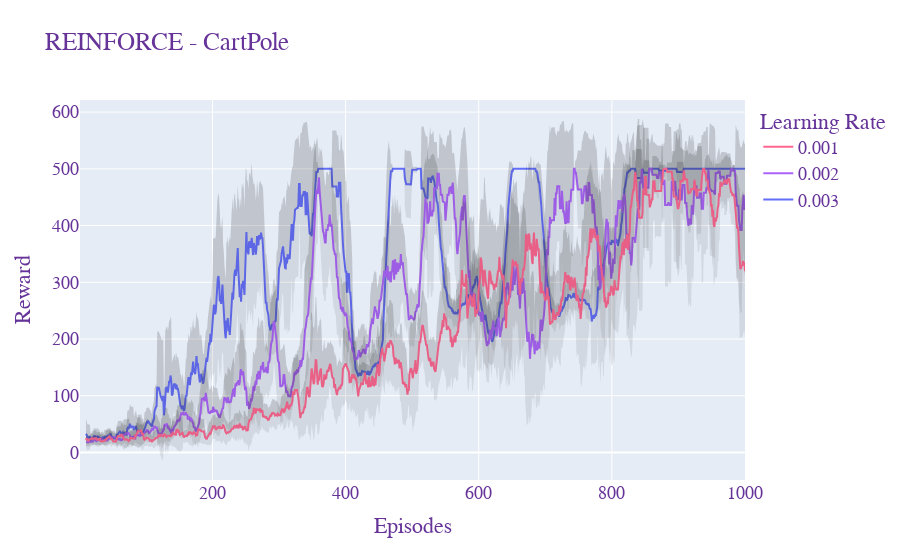

This figure's notebook cell:
### Code cell
import gym
from torchvision.transforms import Grayscale, Resize, Normalize
import gym_super_mario_bros
from gym_super_mario_bros.actions import SIMPLE_MOVEMENT
from nes_py.wrappers import JoypadSpace
import numpy as np
import torch
import torch.nn as nn
import torch.optim as optim
import plotly.graph_objects as go
import pandas as pd
import imageio
import os

# Shape of input images = (240, 256, 3) (height, width, channels) in SMB
PROCESSED_IMG_SIZE = (84, 84)
# How many frames to stack together per observation in SMB
NUM_STACKED_FRAMES = 4
# Alpha step size
LEARNING_RATE = 3e-3
# Discount factor
GAMMA = 0.99
# How many episodes to train for
NUM_EPISODES = 1000
# Capture a video of the agent playing every n episodes
CAPTURE_EVERY_N_EPISODES = 250

# Observe the last of the past 4 frames to speed up training
class SkipFrames(gym.Wrapper):
    def __init__(self, env):
        super().__init__(env)

    def step(self, action):
        total_reward = 0
        done = False
        for _ in range(NUM_STACKED_FRAMES):
            state, reward, done, info = self.env.step(action)
            total_reward += reward
            if done:
                break
        return state, total_reward, done, info


# Preprocess images to greyscale & resize to 84x84
class ImagePreprocessing(gym.ObservationWrapper):
    def __init__(self, env):
        super().__init__(env)
        obs_shape = self.observation_space.shape[:2]
        self.observation_space = gym.spaces.Box(
            low=0, high=255, shape=obs_shape, dtype=np.uint8
        )

    def observation(self, image):
        # image shape = (240, 256, 3)
        image = np.moveaxis(image, [2], [0])
        # image shape = (3, 240, 256)
        image = torch.tensor(image.copy(), dtype=torch.float)
        # convert 3 RGB channels to grayscale
        image = Grayscale()(image)
        # convert 240x256 to 84x84
        image = Resize(PROCESSED_IMG_SIZE)(image)
        # convert [0, 1] to [0, 255]
        image = Normalize(0, 255)(image)
        return image


# A CNN connected to a fully connected layer
# The input dimensions are 1x84x84, with a flat output dimension of NUM_ACTIONS
class SuperMarioCNN(nn.Module):
    def __init__(self, input_channels, output_dim):
        super(SuperMarioCNN, self).__init__()
        self.conv1 = nn.Conv2d(input_channels, 16, kernel_size=4, stride=2)
        self.conv2 = nn.Conv2d(16, 32, kernel_size=4, stride=2)
        self.conv3 = nn.Conv2d(32, 64, kernel_size=4, stride=2)
        self.fc1 = nn.Linear(64 * 64, 256)
        self.fc2 = nn.Linear(256, output_dim)

    def forward(self, x):
        x = torch.relu(self.conv1(x))
        x = torch.relu(self.conv2(x))
        x = torch.relu(self.conv3(x))
        x = torch.flatten(x)
        x = torch.relu(self.fc1(x))
        x = torch.softmax(self.fc2(x), dim=-1)
        return x


# A simple MLP with 2 hidden layers
class AtariNN(nn.Module):
    def __init__(self, input_dim, output_dim, hidden_dim=32):
        super(AtariNN, self).__init__()
        self.fc1 = nn.Linear(input_dim, hidden_dim)
        self.fc2 = nn.Linear(hidden_dim, output_dim)

    def forward(self, x):
        x = torch.from_numpy(x).float().unsqueeze(0)
        x = torch.relu(self.fc1(x))
        x = torch.softmax(self.fc2(x), dim=1)
        return x


# REINFORCE Monte Carlo
class REINFORCE:
    # env: the environment to train on
    # env_type: the type of environment (atari or mario)
    def __init__(self, env, env_type, learning_rate):
        self.env = env
        self.num_actions = env.action_space.n
        self.num_states = env.observation_space.shape[0]
        self.actions_list = np.arange(self.num_actions)
        if env_type == "atari":
            self.policy = AtariNN(self.num_states, self.num_actions)
        else:
            self.policy = SuperMarioCNN(1, self.num_actions)
        self.optimizer = optim.Adam(self.policy.parameters(), lr=learning_rate)

    # Sample an action from the policy, along with the lob probability of that action
    def choose_action(self, state):
        probabilities = self.policy(state)
        dist = torch.distributions.Categorical(probabilities)
        sample = dist.sample()
        return sample.item(), dist.log_prob(sample)

    def update_policy(self, rewards, log_probs):
        # Calculate discounted rewards
        discounted_rewards = []
        G = 0
        for r in reversed(rewards):
            G = r + GAMMA * G
            discounted_rewards.insert(0, G)

        # Calculate the loss
        policy_loss = []
        for log_prob, G in zip(log_probs, discounted_rewards):
            policy_loss.append(-log_prob * G)
        policy_loss = torch.stack(policy_loss).sum()

        # Update the policy with respect to the loss
        self.optimizer.zero_grad()
        policy_loss.backward()
        self.optimizer.step()

    def train(self, episodes, capture=False):
        total_rewards = []
        for episode in range(episodes):
            state = self.env.reset()
            rewards = []
            log_probs = []
            images = []
            done = False
            # Generate episode of experience
            while not done:
                action, log_prob = self.choose_action(state)
                state, reward, done, _ = self.env.step(action)
                # Capture gifs of the agent's progress
                if capture and (episode % CAPTURE_EVERY_N_EPISODES == 0 or episode == episodes - 1):
                    img = env.render(mode="rgb_array")
                    images.append(img)
                log_probs.append(log_prob)
                rewards.append(reward)

            # Use the episode to update the policy
            self.update_policy(rewards, log_probs)

            if episode % 100 == 0:
                print(f"Episode {episode}: Total reward: {sum(rewards)}")
            # Save images if captured
            if images:
                cwd = os.getcwd()
                target_dir = os.path.join(cwd, "videos", f"episode_{episode}.gif")
                imageio.mimsave(
                    target_dir, [np.array(img) for i, img in enumerate(images)], fps=30
                )

            total_rewards.append(sum(rewards))
        return total_rewards


def create_mario_env():
    env = gym_super_mario_bros.make("SuperMarioBros-1-1-v0")
    env = JoypadSpace(env, SIMPLE_MOVEMENT)
    env = ImagePreprocessing(env)
    env = SkipFrames(env)
    return env, "mario"


def create_cartpole_env():
    env = gym.make("CartPole-v1")
    return env, "atari"


def plot_rewards(rewards, name):
    num_episodes = [i+1 for i in range(NUM_EPISODES)]
    fig = go.Figure()

    for results, lr in rewards:
        df = pd.DataFrame(results, columns=["rewards"])
        avg_rewards = df.rolling(10).mean()
        std_rewards = df.rolling(10).std()
        fig.add_trace(
            go.Scatter(
                x=num_episodes,
                y=avg_rewards["rewards"],
                name=f"{lr}",
                mode="lines"
            ),
        )
        fig.add_trace(
            go.Scatter(
                x=num_episodes,
                y=avg_rewards["rewards"] + std_rewards["rewards"],
                name=f"{lr} upper bound",
                mode='lines',
                marker=dict(color="#444"),
                line=dict(width=0),
                fillcolor='rgba(40, 40, 40, 0.1)',
                fill='tonexty',
                showlegend=False,
            )
        )
        fig.add_trace(
            go.Scatter(
                x=num_episodes,
                y=avg_rewards["rewards"] - std_rewards["rewards"],
                name=f"{lr} lower bound",
                mode='lines',
                marker=dict(color="#444"),
                line=dict(width=0),
                fillcolor='rgba(40, 40, 40, 0.1)',
                fill='tonexty',
                showlegend=False,
            )
        )

    fig.update_layout(
        title=f"REINFORCE - {name}",
        xaxis_title="Episodes",
        yaxis_title="Reward",
        legend_title="Learning Rate",
        font=dict(family="Courier New, monospace", size=18, color="RebeccaPurple"),
    )

    fig.show()

# env, mode = create_mario_env()
env, mode = create_cartpole_env()

lr_high = 0.003
lr_med = 0.002
lr_low = 0.001

rewards_lr_high = REINFORCE(env, mode, learning_rate=lr_high).train(episodes=NUM_EPISODES)
rewards_lr_med = REINFORCE(env, mode, learning_rate=lr_med).train(episodes=NUM_EPISODES)
rewards_lr_low = REINFORCE(env, mode, learning_rate=lr_low).train(episodes=NUM_EPISODES)

results = [
    (rewards_lr_high, lr_high),
    (rewards_lr_med, lr_med),
    (rewards_lr_low, lr_low),
]

plot_rewards(results, "CartPole" if mode == "atari" else "Super Mario Bros")

### Figure 1 — Plotly figure (JSON) as saved in the notebook; plotly's stock layout.template omitted (floating-point values rounded to 4 significant figures; data arrays with more than 128 entries replaced by an {"elided": "..."} marker saying what was removed)
{"data": [{"mode": "lines", "name": "0.003", "type": "scatter", "x": {"elided": "1000 int values"}, "y": {"elided": "1000 float values"}}, {"fill": "tonexty", "fillcolor": "rgba(40, 40, 40, 0.1)", "line": {"width": 0}, "marker": {"color": "#444"}, "mode": "lines", "name": "0.003 upper bound", "showlegend": false, "type": "scatter", "x": {"elided": "1000 int values"}, "y": {"elided": "1000 float values"}}, {"fill": "tonexty", "fillcolor": "rgba(40, 40, 40, 0.1)", "line": {"width": 0}, "marker": {"color": "#444"}, "mode": "lines", "name": "0.003 lower bound", "showlegend": false, "type": "scatter", "x": {"elided": "1000 int values"}, "y": {"elided": "1000 float values"}}, {"mode": "lines", "name": "0.002", "type": "scatter", "x": {"elided": "1000 int values"}, "y": {"elided": "1000 float values"}}, {"fill": "tonexty", "fillcolor": "rgba(40, 40, 40, 0.1)", "line": {"width": 0}, "marker": {"color": "#444"}, "mode": "lines", "name": "0.002 upper bound", "showlegend": false, "type": "scatter", "x": {"elided": "1000 int values"}, "y": {"elided": "1000 float values"}}, {"fill": "tonexty", "fillcolor": "rgba(40, 40, 40, 0.1)", "line": {"width": 0}, "marker": {"color": "#444"}, "mode": "lines", "name": "0.002 lower bound", "showlegend": false, "type": "scatter", "x": {"elided": "1000 int values"}, "y": {"elided": "1000 float values"}}, {"mode": "lines", "name": "0.001", "type": "scatter", "x": {"elided": "1000 int values"}, "y": {"elided": "1000 float values"}}, {"fill": "tonexty", "fillcolor": "rgba(40, 40, 40, 0.1)", "line": {"width": 0}, "marker": {"color": "#444"}, "mode": "lines", "name": "0.001 upper bound", "showlegend": false, "type": "scatter", "x": {"elided": "1000 int values"}, "y": {"elided": "1000 float values"}}, {"fill": "tonexty", "fillcolor": "rgba(40, 40, 40, 0.1)", "line": {"width": 0}, "marker": {"color": "#444"}, "mode": "lines", "name": "0.001 lower bound", "showlegend": false, "type": "scatter", "x": {"elided": "1000 int values"}, "y": {"elided": "1000 float values"}}], "layout": {"font": {"color": "RebeccaPurple", "family": "Courier New, monospace", "size": 18}, "legend": {"title": {"text": "Learning Rate"}}, "title": {"text": "REINFORCE - CartPole"}, "xaxis": {"title": {"text": "Episodes"}}, "yaxis": {"title": {"text": "Reward"}}}}
